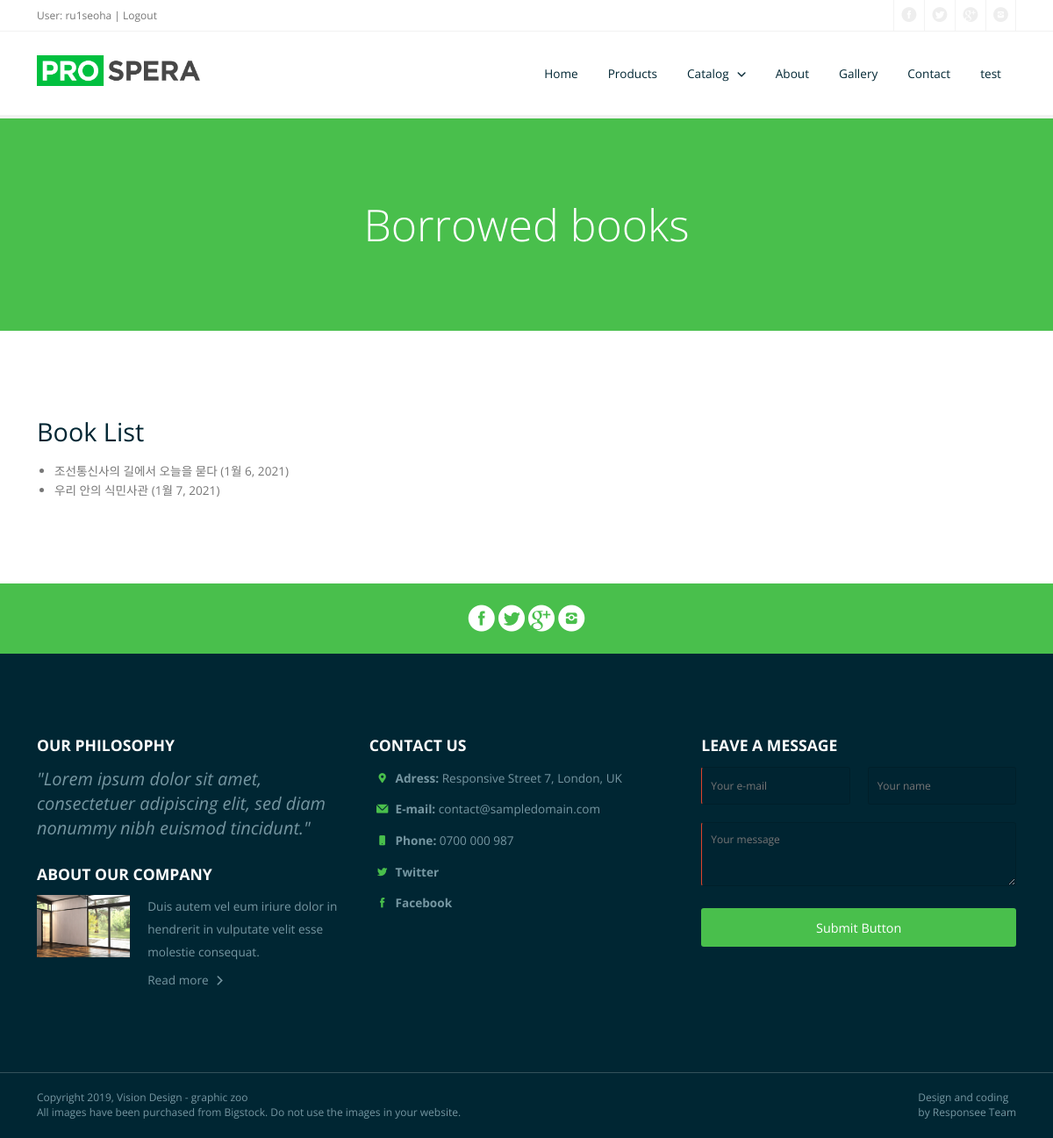
Page /catalog/mybooks/ (signed in) on the earlier database version.
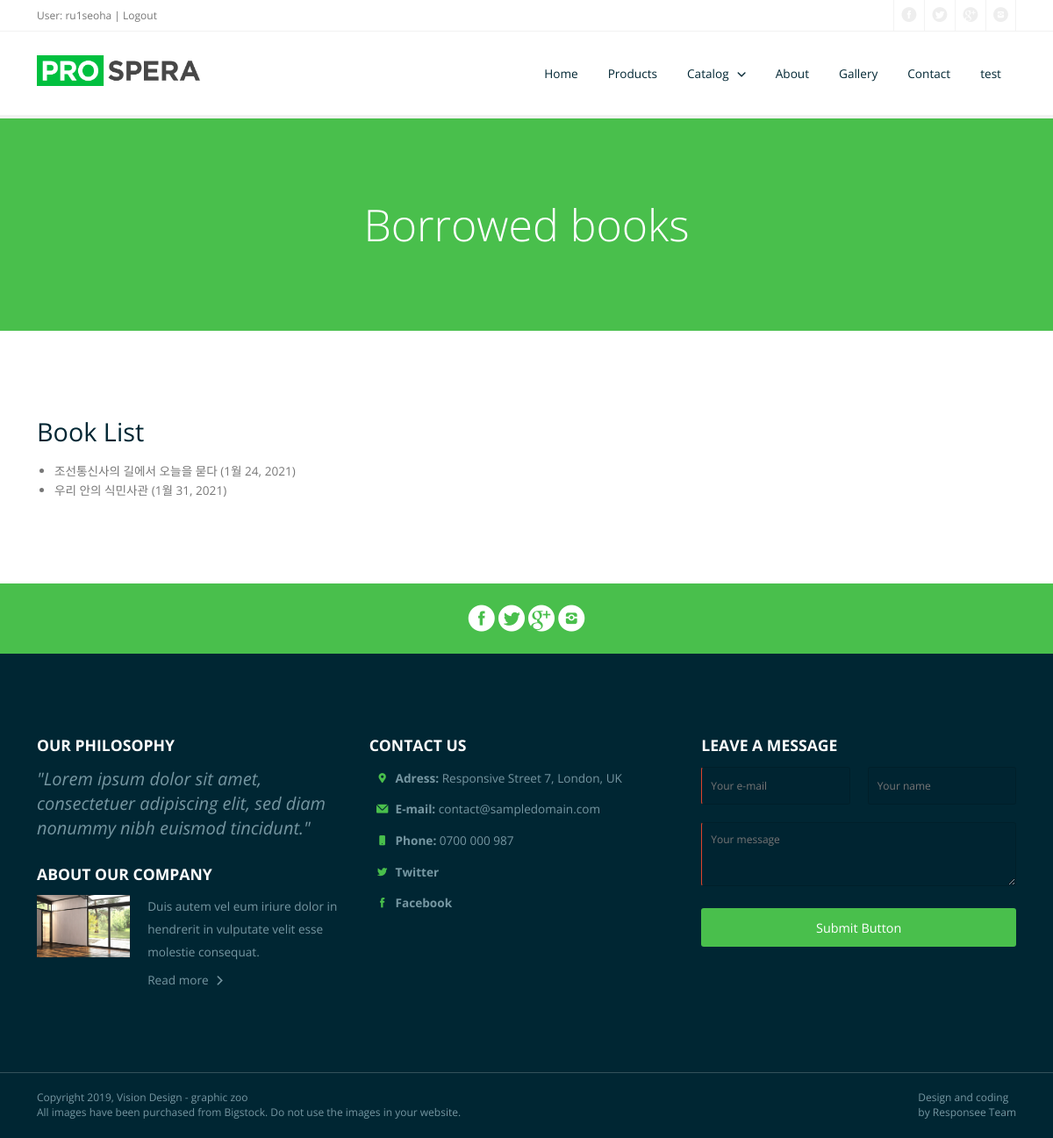
Same page on the later database version.
### catalog/models.py (models this page shows, shortened)
class BookInstance(models.Model):
    id = models.UUIDField(primary_key=True, default=uuid.uuid4, help_text='Unique ID for this particular book across whole library')
    book = models.ForeignKey('Book', on_delete=models.SET_NULL, null=True)
    imprint = models.CharField(max_length=200)
    due_back = models.DateField(null=True, blank=True)
    borrower = models.ForeignKey(User, on_delete=models.SET_NULL, null=True, blank=True)
    @property
    def is_overdue(self):
        if self.due_back and date.today() > self.due_back:
            return True
        return False
    LOAN_STATUS = (
        ('m', 'Maintenance'),
        ('o', 'On loan'),
        ('a', 'Available'),
        ('r', 'Reserved'),
    )
    status = models.CharField(
        max_length=1,
        choices=LOAN_STATUS,
        blank=True,
        default='m',
        help_text='Book availability',
    )
    class Meta:
        ordering = ['due_back']
        permissions = [('can_mark_returned', 'set book as returned')]

class Book(models.Model):
    title = models.CharField(max_length=200)
    author = models.ForeignKey('Author', on_delete=models.SET_NULL, null=True)
    summary = models.TextField(max_length=1000, help_text='Enter a brief description of the book')
    isbn = models.CharField('ISBN', max_length=13, help_text='13 Character <a href="https://www.isbn-international.org/content/what-isbn">ISBN number</a>')
    genre = models.ManyToManyField(Genre, help_text='Select a genre for this book')
    language = models.ForeignKey('Language', on_delete=models.SET_NULL, null=True)
    def display_genre(self):
        """Create a string for the Genre. This is required to display genre in Admin."""
        return ', '.join(genre.name for genre in self.genre.all()[:3])
    display_genre.short_description = 'Genre'

### catalog/views.py (the view)
# urls.py: path('mybooks/', views.LoanedBooksByUserListView.as_view(), name='my-borrowed'),
class LoanedBooksByUserListView(LoginRequiredMixin, generic.ListView):
    model = BookInstance
    template_name ='catalog/bookinstance_list_borrowed_user.html'
    paginate_by = 2
    def get_queryset(self):
        return BookInstance.objects.filter(borrower=self.request.user).filter(status__exact='o').order_by('due_back')

### catalog/templates/catalog/bookinstance_list_borrowed_user.html (shortened to what this page needs)
{% extends "base.html" %}
{% block content %}
    <main role="main">
      <article>
        <header class="section background-primary text-center">
            <h1 class="text-white margin-bottom-0 text-size-50 text-thin text-line-height-1">Borrowed books</h1>
        </header>
        <div class="section background-white">
          <div class="line">
            <h1>Book List</h1>
            {% if bookinstance_list %}
            <ul>
              {% for bookinst in bookinstance_list %}
              <li class="{% if bookinst.is_overdue %}text-danger{% endif %}">
                <a href="{% url 'book-detail' bookinst.book.pk %}">{{bookinst.book.title}}</a> ({{ bookinst.due_back }})
              </li>
              {% endfor %}
            </ul>
            {% else %}
              <p>There are no books in the library.</p>
            {% endif %}
          </div>
        </div>
      </article>
    </main>
{% endblock %}

Differences in the rows shown:
changed BookInstance "조선통신사의 길에서 오늘을 묻다": due_back "1월 6, 2021" → "1월 24, 2021"
changed BookInstance "우리 안의 식민사관": due_back "1월 7, 2021" → "1월 31, 2021"
